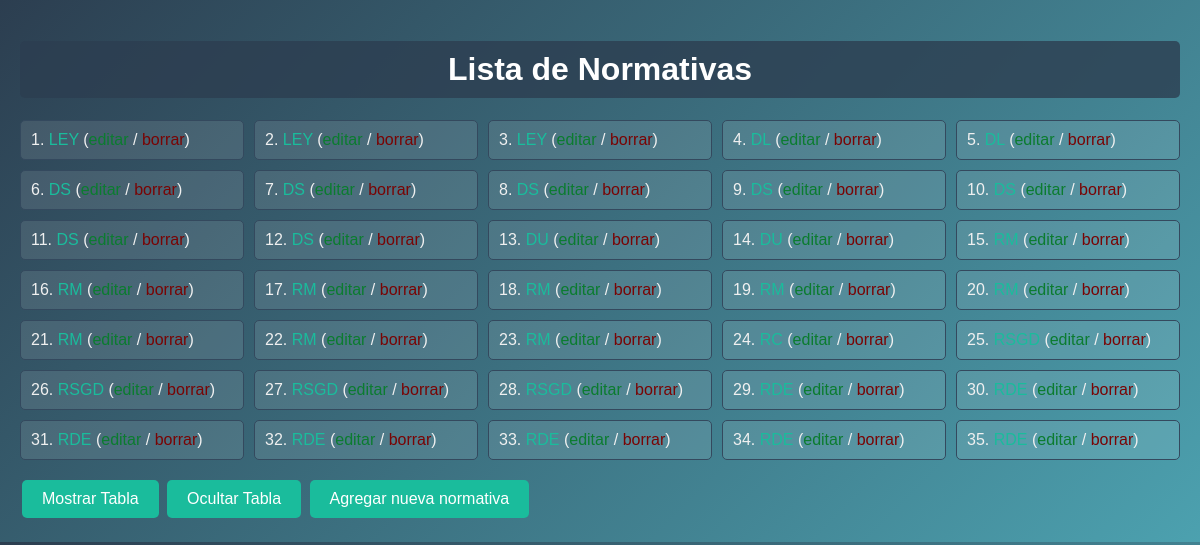
Screenshot of /normativas/ with the database file from the repository.
### miApp/models.py (models this page shows, shortened)
class Normativa(models.Model):
    tipo = models.CharField(max_length=100)
    detalle = models.CharField(max_length=200)
    descripcion = models.TextField()
    link = models.URLField()

### miApp/views.py (the view)
# urls.py: path('', NormativaListView.as_view(), name='normativa_list'),
class NormativaListView(ListView):
    model = Normativa
    template_name = 'normativa_list.html'

### miApp/templates/normativa_list.html (shortened to what this page needs)
<!DOCTYPE html>
<html>
<head>
    {% load static %}
    <link rel="stylesheet" href="{% static 'css/styles.css' %}">
</head>
<body>
    <h1>Lista de Normativas</h1>
    <ul>
        {% for normativa in object_list %}
            <li>
               {{ normativa.pk }}.<a href="{% url 'normativa_detail' normativa.pk %}"> {{ normativa.tipo }}</a>
                (<a class="a_editar" href="{% url 'normativa_edit' normativa.pk %}">editar</a> /
                <a  class="a_eliminar" href="{% url 'normativa_delete' normativa.pk %}">borrar</a>)
            </li>
        {% endfor %}
    </ul>
    <button class="button" id="mostrarTabla">Mostrar Tabla</button>
    <button class="button" id="ocultarTabla">Ocultar Tabla</button>
    <button class="button" type="button"> <a style="color: #fff;" href="{% url 'normativa_new' %}">Agregar nueva normativa</a></button>
</body>
</html>

### miApp/static/css/styles.css (style rules this page uses)
body { font-family: Arial, sans-serif; background: linear-gradient(135deg, #2c3e50 0%, #4ca1af 100%); margin: 0; padding: 20px; color: #f0f0f0; }
h1 { color: #ffffff; text-align: center; background-color: rgba(44, 62, 80, 0.8); padding: 10px; border-radius: 5px; }
ul { list-style-type: none; padding: 0; display: flex; flex-wrap: wrap; gap: 10px; }
li { background-color: rgba(255, 255, 255, 0.1); border: 1px solid #34495e; padding: 10px; border-radius: 5px; flex: 1 0 calc(20% - 20px); box-sizing: border-box; }
a { text-decoration: none; color: #1abc9c; }
.button { background-color: #1abc9c; color: white; border: none; padding: 10px 20px; text-align: center; text-decoration: none; display: inline-block; font-size: 16px; margin: 4px 2px; cursor: pointer; border-radius: 5px; }
.a_eliminar { color: rgb(121, 4, 4); }
.a_editar { color:#0b7c2f }

### rows the page displays
Normativa: pk "1", tipo "LEY"
Normativa: pk "2", tipo "LEY"
Normativa: pk "3", tipo "LEY"
Normativa: pk "4", tipo "DL"
Normativa: pk "5"
Normativa: pk "6", tipo "DS"
Normativa: pk "7", tipo "DS"
Normativa: pk "8", tipo "DS"
Normativa: pk "9", tipo "DS"
Normativa: pk "10"
Normativa: pk "11", tipo "DS"
Normativa: pk "12", tipo "DS"
Normativa: pk "13", tipo "DU"
Normativa: pk "14"
Normativa: pk "15"
Normativa: pk "16", tipo "RM"
Normativa: pk "17", tipo "RM"
Normativa: pk "18", tipo "RM"
Normativa: pk "19"
Normativa: pk "20"
Normativa: pk "21", tipo "RM"
Normativa: pk "22", tipo "RM"
Normativa: pk "23", tipo "RM"
Normativa: pk "24"
Normativa: pk "25"
Normativa: pk "26", tipo "RSGD"
Normativa: pk "27", tipo "RSGD"
Normativa: pk "28", tipo "RSGD"
Normativa: pk "29"
Normativa: pk "30"
Normativa: pk "31", tipo "RDE"
Normativa: pk "32", tipo "RDE"
Normativa: pk "33"
Normativa: pk "34"
Normativa: pk "35"
